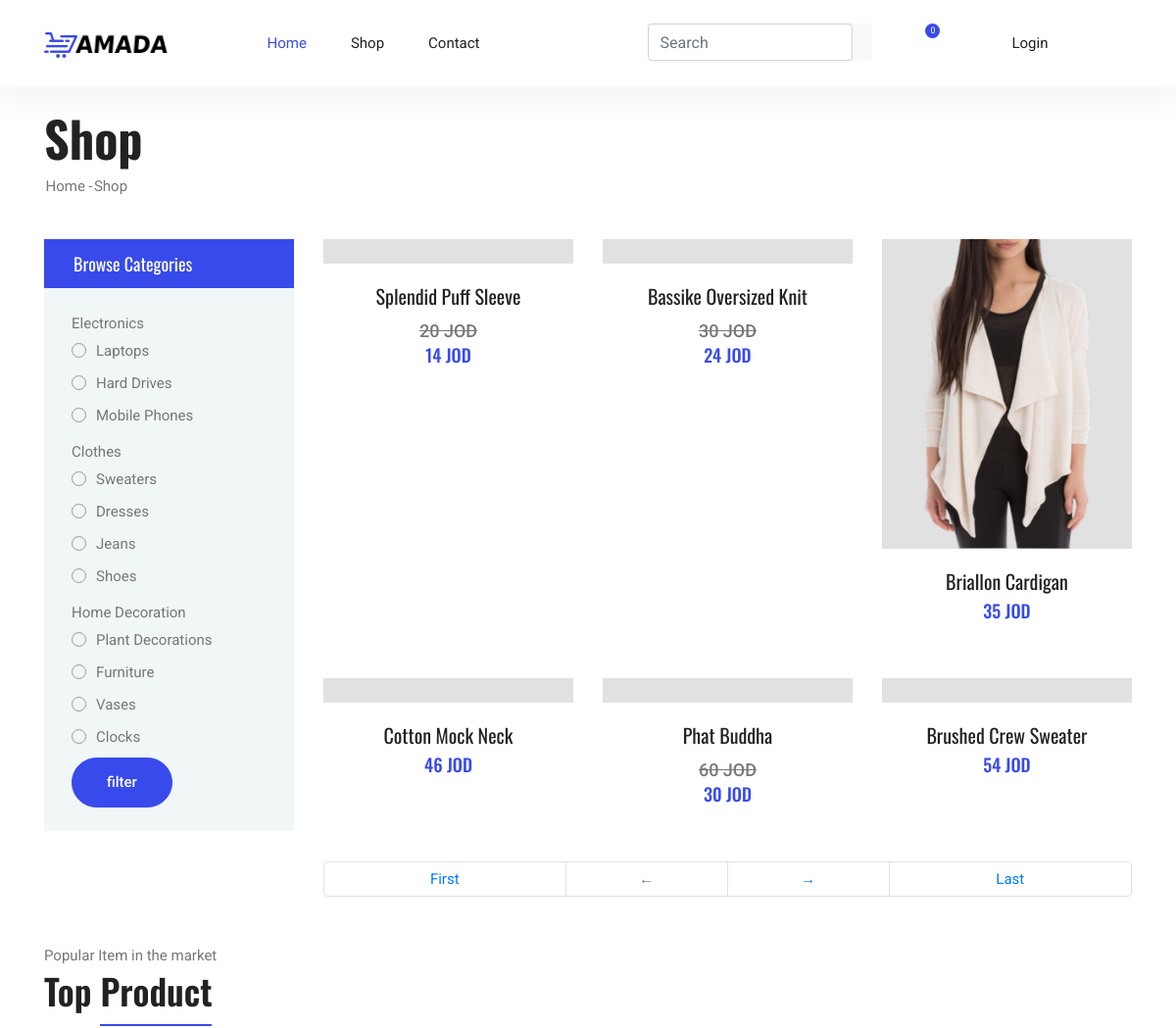
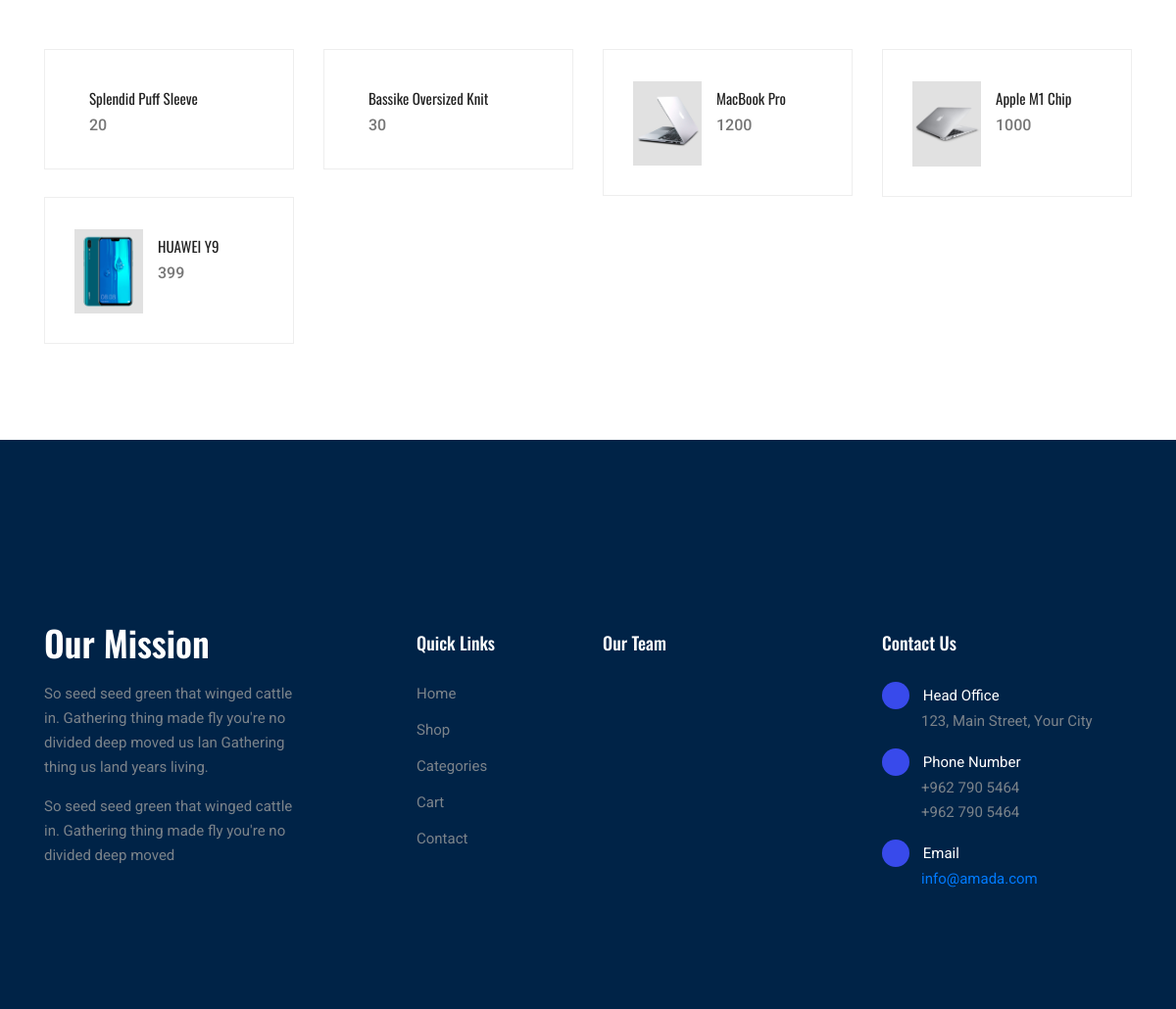
The page /shop.php on the database its author committed (2 pictures, top to bottom).
### tables this page shows
CREATE TABLE `categories` (
  `category_id` int(11) NOT NULL,
  `category_name` varchar(255) NOT NULL,
  `category_desc` text NOT NULL,
  `category_image` text NOT NULL
);

CREATE TABLE `sub_categories` (
  `sub_category_id` int(11) NOT NULL,
  `sub_category_name` varchar(255) NOT NULL,
  `sub_category_desc` text NOT NULL,
  `sub_category_image` varchar(255) NOT NULL,
  `category_id` int(11) NOT NULL
);

CREATE TABLE `products` (
  `product_id` int(11) NOT NULL,
  `product_name` varchar(255) NOT NULL,
  `product_price` int(11) NOT NULL,
  `discount` float NOT NULL DEFAULT 1,
  `product_desc` text NOT NULL,
  `product_image` varchar(255) NOT NULL,
  `product_quantity` int(11) NOT NULL,
  `sub_category_id` int(11) NOT NULL,
  `brand_id` int(11) NOT NULL
);

### public/shop.php (the view, shortened to what this page needs)
<?php
  require("includes/public_header.php");
  if (isset($_GET['pageno'])) {
    $pageno = $_GET['pageno'];
  } else {
      $pageno = 1;
  }
  $no_of_records_per_page = 6;
  $offset = ($pageno - 1) * $no_of_records_per_page;
  $total_pages_sql = "SELECT COUNT(*) FROM products";
  $result = mysqli_query($conn, $total_pages_sql);
  $total_rows = mysqli_fetch_array($result)[0];
  $total_pages = ceil($total_rows / $no_of_records_per_page);
?>
  <section>
	  <div class="container mt-4">
					<h1>Shop</h1>
					<nav aria-label="breadcrumb" class="banner-breadcrumb">
            <ol class="breadcrumb">
              <li class="breadcrumb-item"><a href="#">Home</a></li>
              <li class="breadcrumb-item active" aria-current="page">Shop</li>
            </ol>
          </nav>
			</div>
  </section>
  <section class="section-margin--small mt-4 mb-5">
    <div class="container">
      <div class="row">
        <div class="col-xl-3 col-lg-4 col-md-5">
          <div class="sidebar-categories">
            <div class="head">Browse Categories</div>
            <ul class="main-categories">
              <li class="common-filter">
                <form action="" method="POST" >
                  <?php
                    $query="SELECT * from categories";
                    $result=mysqli_query($conn,$query);
                    while($row=mysqli_fetch_assoc($result)){
                      echo '
                        <ul>
                          <li class="filter-list">'.$row["category_name"].'';
                          $query2="SELECT * FROM sub_categories WHERE category_id={$row['category_id']}";
                          $result2=mysqli_query($conn,$query2);
                          while($row2=mysqli_fetch_assoc($result2)){
                            echo'
                              <li>
                                <input class="pixel-radio" type="radio" name="sub_category" value="'.$row2["sub_category_id"].'"><label for="'.$row2["sub_category_id"].'">'.$row2["sub_category_name"].'</label>
                              </li>
                            ';
                          }
                          echo'
                          </li>
                        </ul>
                      ';
                    }
                   ?>
                  <input type="submit" name="filter" Value="filter" class="button button-subscribe mr-auto mb-1"></input>
                </form>
              </li>
            </ul>
          </div>
        </div>
        <div class="col-xl-9 col-lg-8 col-md-7">
          <section class="lattest-product-area pb-40 category-list">
            <div class="row">
              <?php
                if(isset($selected_category_id)){
                  $query="SELECT * FROM products WHERE sub_category_id=$selected_category_id LIMIT $offset, $no_of_records_per_page";
                }
                else{
                  $query="SELECT * FROM products LIMIT $offset, $no_of_records_per_page ";
                }
                $result=mysqli_query($conn,$query);
                while($row=mysqli_fetch_assoc($result)){
                  if($row["discount"] != 1){
                    $price_after_discount=$row["product_price"]-($row["product_price"]*$row["discount"]);
                  }
                  else{
                      $price_after_discount=$row["product_price"];
                  }
                  echo'
                    <div class="col-md-6 col-lg-4">
                      <div class="card text-center card-product">
                        <div class="card-product__img">
                          <img class="card-img" src="'.$row["product_image"].'" alt="">
                          <ul class="card-product__imgOverlay">
                            <li><a href="single-product.php?id='.$row["product_id"].'"><button><i class="fas fa-eye"></i></button></a></li>
                            <li><a href="add_to_cart.php?id='.$row["product_id"].'&price='.$price_after_discount.'"><button><i class="ti-shopping-cart"></i></button></a></li>
                          </ul>
                        </div>
                        <div class="card-body">
                          <h4 class="card-product__title"><a href="single-product.php?id='.$row["product_id"].'">'.$row["product_name"].'</a></h4>
                          ';
                          if($row['discount'] != 1) {
                            echo "<del><p class='card-product__price'>{$row['product_price']} JOD</p></del>";
                            echo "<h6 class='card-product__price' style='color: #384aec'>{$price_after_discount} JOD</h6>";
                          }
                          else {
                            echo "<h6 class='card-product__price' style='color: #384aec'>{$row['product_price']} JOD</h6>";
                          }
                        echo '
                        </div>
                      </div>
                    </div>
                  ';
                }
              ?>
            </div>
            <?php
            $check= isset($selected_category_id);
            $check? : include("pagination.php");
            ?>
          </section>
        </div>
      </div>
    </div>
  </section>
	<section class="related-product-area section-margin--small mt-0">
		<div class="container">
			<div class="section-intro pb-60px">
				<p>Popular Item in the market</p>
				<h2>Top <span class="section-intro__style">Product</span></h2>
			</div>
			<div class="row mt-30">
				<?php
				$query  = "SELECT COUNT(p.product_id) as c,
				p.product_id, p.product_name,  p.product_image,
				p.product_price,  p.discount,
				SUM(o.quantity) AS total,
				p.product_name product
				FROM order_products o
				INNER JOIN products p
				ON o.product_id = p.product_id
				GROUP BY p.product_name
				ORDER BY total DESC
				LIMIT 12";
				$result=mysqli_query($conn,$query);
				while($product=mysqli_fetch_assoc($result)){
					echo"
						<div class='col-sm-6 col-xl-3 mb-4 mb-xl-0'>
							<div class='single-search-product-wrapper'>
								<div class='single-search-product d-flex'>
								<a href='single-product.php?id={$product["product_id"]}'><img src='{$product["product_image"]}' alt=''></a>
								<div class='desc'>
									<a href='single-product.php?id={$product["product_id"]}' class='title'>{$product["product_name"]}</a>
									<div class='price'>{$product["product_price"]}</div>
								</div>
								</div>
							</div>
						</div>
					";
				}
				?>
      		</div>
		</div>
	</section>
  <?php require("includes/public_footer.php"); ?>

### public/includes/public_header.php (shortened to what this page needs)
<!DOCTYPE html>
<html lang="en">
<head>
  <link rel="stylesheet" href="vendors/bootstrap/bootstrap.min.css">
  <link rel="stylesheet" href="vendors/fontawesome/css/all.min.css">
	<link rel="stylesheet" href="vendors/themify-icons/themify-icons.css">
  <link rel="stylesheet" href="vendors/nice-select/nice-select.css">
  <link rel="stylesheet" href="vendors/owl-carousel/owl.theme.default.min.css">
  <link rel="stylesheet" href="vendors/owl-carousel/owl.carousel.min.css">
  <link rel="stylesheet" href="css/style.css">
</head>
<body>
	<header class="header_area">
    <div class="main_menu">
      <nav class="navbar navbar-expand-lg navbar-light">
        <div class="container">
          <a class="navbar-brand logo_h" href="index.php"><img src="img/logo.png" alt=""></a>
          <div class="collapse navbar-collapse offset" id="navbarSupportedContent">
            <ul class="nav navbar-nav menu_nav ml-auto mr-auto">
              <li class="nav-item active"><a class="nav-link" href="index.php">Home</a></li>
              <li class="nav-item submenu dropdown">
                <a href="shop.php" class="nav-link dropdown-toggle" data-toggle="dropdown" role="button" aria-haspopup="true"
                  aria-expanded="false">Shop</a>
							</li>
              <li class="nav-item"><a class="nav-link" href="contact.php">Contact</a></li>
            </ul>
            <ul class="nav-shop nav navbar-nav menu_nav ml-auto mr-auto">
            <li class="nav-item" style="margin-top: 1.5rem;" >
            <nav class="navbar navbar-light bg-light">
              <form class="form-inline" method="get" action="search.php">
                <input class="form-control mr-sm-2" name="search" type="search" placeholder="Search" aria-label="Search">
                <button class="btn my-2 my-sm-0" value="search" type="submit"><i class="ti-search"></i></button>
              </form>
            </nav>
            </li>
              <li class="nav-item"><a class="nav-link" href="cart.php"><button><i class="ti-shopping-cart"></i><span class="nav-shop__circle" id="cart_count">
                <?php
                if (isset($_SESSION["order_products"])){
                  echo count($_SESSION["order_products"]);
                }else{
                  echo "0";
                }
              ?>
              </span></button></a> </li>
              <?php
                if(isset($_SESSION['user'])){
                  echo'
                  <li class="nav-item submenu dropdown">
                    <a href="profile.php" class="nav-link dropdown-toggle" data-toggle="dropdown" role="button" aria-haspopup="true" aria-expanded="false">Profile</a>
                    <ul class="dropdown-menu">
                    <li class="nav-item"><a class="nav-link" href="profile.php">Account</a></li>
                    <li class="nav-item"><a class="nav-link" href="logout.php">logout</a></li>
                    </ul>
                  </li>
                  ';
                }
                else{
                  echo'
                    <li class="nav-item"><a class="nav-link" href="login.php">Login</a></li>
                  ';
                }
              ?>
            </ul>
          </div>
        </div>
      </nav>
    </div>
  </header>

### public/pagination.php
<nav class="d-flex justify-content-center text-center">
    <ul class="pagination" style="width:100%">
        <li class="page-item" style="width:30%"><a class="page-link" href="?pageno=1">First</a></li>
        <li class="page-item <?php if ($pageno <= 1) {
                                    echo 'disabled';
                                } ?>" style="width:20%">
            <a class="page-link" href="<?php if ($pageno <= 1) {
                                            echo '#';
                                        } else {
                                            echo "?pageno=" . ($pageno - 1);
                                        } ?>">←</a>
        </li>
        <li class="page-item <?php if ($pageno >= $total_pages) {
                                    echo 'disabled';
                                } ?>" style="width:20%">
            <a class="page-link" href="<?php if ($pageno >= $total_pages) {
                                            echo '#';
                                        } else {
                                            echo "?pageno=" . ($pageno + 1);
                                        } ?>">→</a>
        </li>
        <li class="page-item" style="width:30%"><a class="page-link" href="?pageno=<?php echo $total_pages; ?>">Last</a></li>
    </ul>
</nav>

### public/includes/public_footer.php (shortened to what this page needs)
<footer class="footer">
  <div class="footer-area">
    <div class="container">
      <div class="row section_gap">
        <div class="col-lg-3 col-md-6 col-sm-6">
          <div class="single-footer-widget tp_widgets">
            <h4 class="footer_title large_title">Our Mission</h4>
            <p>
              So seed seed green that winged cattle in. Gathering thing made fly you're no
              divided deep moved us lan Gathering thing us land years living.
            </p>
            <p>
              So seed seed green that winged cattle in. Gathering thing made fly you're no divided deep moved
            </p>
          </div>
        </div>
        <div class="offset-lg-1 col-lg-2 col-md-6 col-sm-6">
          <div class="single-footer-widget tp_widgets">
            <h4 class="footer_title">Quick Links</h4>
            <ul class="list">
              <li><a href="<?php echo "index.php"; ?>">Home</a></li>
              <li><a href="<?php echo "shop.php" ?>">Shop</a></li>
              <li><a href="<?php echo "index.php#categories_section" ?>">Categories</a></li>
              <li><a href="<?php echo "cart.php" ?>">Cart</a></li>
              <li><a href="<?php echo "contact.php"; ?>">Contact</a></li>
            </ul>
          </div>
        </div>
        <div class="col-lg-2 col-md-6 col-sm-6">
          <div class="single-footer-widget instafeed">
            <h4 class="footer_title">Our Team</h4>
            <ul class="list instafeed d-flex flex-wrap">
            </ul>
          </div>
        </div>
        <div class="offset-lg-1 col-lg-3 col-md-6 col-sm-6">
          <div class="single-footer-widget tp_widgets">
            <h4 class="footer_title">Contact Us</h4>
            <div class="ml-40">
              <p class="sm-head">
                <span class="fa fa-location-arrow"></span>
                Head Office
              </p>
              <p>123, Main Street, Your City</p>
              <p class="sm-head">
                <span class="fa fa-phone"></span>
                Phone Number
              </p>
              <p>
                +962 790 5464 <br>
                +962 790 5464
              </p>
              <p class="sm-head">
                <span class="fa fa-envelope"></span>
                Email
              </p>
              <p>
                <a href="clickClack@gmail.com">
                  info@amada.com <br>
                </a>
              </p>
            </div>
          </div>
        </div>
      </div>
    </div>
  </div>
</footer>
</body>
</html>

### rows shown on the page
categories: category_name "Electronics"
sub_categories: sub_category_name "Laptops"
sub_categories: sub_category_name "Hard Drives"
sub_categories: sub_category_name "Mobile Phones"
categories: category_name "Clothes"
sub_categories: sub_category_name "Sweaters"
sub_categories: sub_category_name "Dresses"
sub_categories: sub_category_name "Jeans"
sub_categories: sub_category_name "Shoes"
categories: category_name "Home Decoration"
sub_categories: sub_category_name "Plant Decorations"
sub_categories: sub_category_name "Furniture"
sub_categories: sub_category_name "Vases"
sub_categories: sub_category_name "Clocks"
products: product_name "Splendid Puff Sleeve", product_price "20", price_after_discount "14"
products: product_name "Bassike Oversized Knit", product_price "30", price_after_discount "24"
products: product_image (picture), product_name "Briallon Cardigan", product_price "35"
products: product_name "Cotton Mock Neck", product_price "46"
products: product_name "Phat Buddha", product_price "60", price_after_discount "30"
products: product_name "Brushed Crew Sweater", product_price "54"
products: product_image (picture), product_name "MacBook Pro", product_price "1200"
products: product_image (picture), product_name "Apple M1 Chip", product_price "1000"
products: product_image (picture), product_name "HUAWEI Y9", product_price "399"
